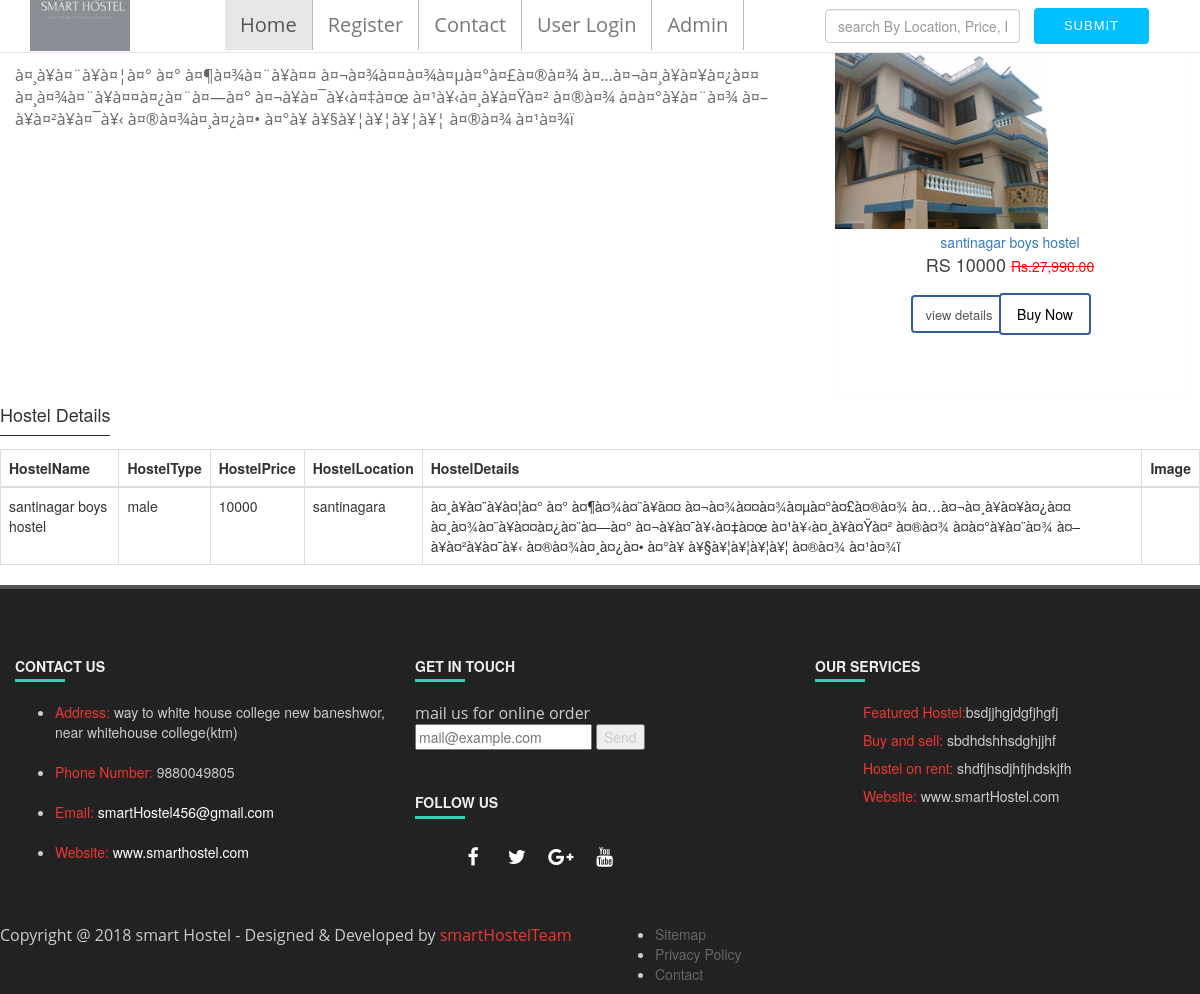
/singleview.php?id=8, run on the app's committed database.
### tables this page shows
CREATE TABLE `hostel_info` (
  `id` int(11) NOT NULL,
  `HostelName` varchar(100) DEFAULT NULL,
  `HostelType` varchar(100) DEFAULT NULL,
  `HostelPrice` varchar(100) DEFAULT NULL,
  `HostelLocation` varchar(122) DEFAULT NULL,
  `HostelDetails` varchar(250) DEFAULT NULL,
  `Location` varchar(100) DEFAULT NULL,
  `NormalPrice` varchar(122) DEFAULT NULL
);

### singleview.php (the view, shortened to what this page needs)
<?php
include("header.php");
include('connection.php');
$id=$_GET['id'];
$qry=mysqli_query($con,"select * from hostel_info where id='$id'");
$row=mysqli_fetch_assoc($qry);
?>
<div class="col-md-8">
<div class="description">
<h4 class="about-us"><span>Feature</span></h4>
 <p> <?=$row['HostelDetails']?></p>
</div>
</div>
<div class="col-md-4">
<div id="divcontent">
<div id="ItemsBody_pnlCategoryBrowse1">
<div id="ItemsBody_pnlBestSellers" style="clear:both; margin-top:5px;">
<?php
echo'
      <div class="col-sm-4">
          <div class="ItemsB inlay-container">
            <div>
              <div class="prod-img-wrap">
                <a href="">
                  <img src="'.$row['Location'].'" class="img-responsive"style="" />
                </a>
              </div>
              <div class="item-body">
                </div>
                <div class="ItemsBrowse_Title">
                  <a href="">'.$row['HostelName'].'</a>
                </div>
                <div class="price-desc">
                RS '.$row['HostelPrice'].'
                  <s style="color:red;">
                  </s>
                  <s style="color:red;">
                    Rs.27,990.00
                  </s>
                </div>
                <button class="button button1"  style="height:38px;"><span>view details</span>
                <div class="more-prod">
                <a href="#">
                  <button class="button"style="vertical-align-middle">
      <span>Buy Now</span></button></a>
                  </div>
                  </div>
                  </div>
                  </div>
                  ';
                ?>
                </div>
                </div>
                </div>
                </div>
                <h4 class="about-us"> <span>Hostel Details</span></h4>
                <table class="table table-bordered">
                <thead>
                <tr>
                <th> HostelName</th>
                <th>HostelType </th>
                <th>HostelPrice</th>
                <th>HostelLocation</th>
                <th>HostelDetails</th>
                <th>Image</th>
                </tr>
                </thead>
                <tbody>
                <?php
                  echo'
                  <tr>
                  <td>'.$row['HostelName'].'</td>
                  <td>'.$row['HostelType'].'</td>
                  <td>'.$row['HostelPrice'].'</td>
                  <td>'.$row['HostelLocation'].'</td>
                  <td>'.$row['HostelDetails'].'</td>
                  <td></td>
                  </tr>
                  ';
                  ?>
                </tbody>
                </table>
                <?php
                include("footer.php");
                ?>

### cssdesign/index.css (style rules this page uses)
body { background-image:url(""); }

### cssdesign/aboutus.css (style rules this page uses)
.about-us span { border-bottom-color: #ee3733; border-bottom:1px solid #00bfff; }
.about-us span { padding-bottom: 8px; border-bottom: 1px solid; font-weight: 400; }
p { color: #666; font-size: 16px; font-family: 'Open Sans', sans-serif; line-height: 22px; margin: 0; }
.about-us { margin-bottom: 16px; padding-bottom: 8px; border-bottom: 1 solid #00bfff; font-weight: 300; }

### header.php (style rules this page uses)
body { background-image:url("image/website logo/smart.png"); }
div.ItemsB:nth-child(odd) { padding-left: 5px; }
.prod-img-wrap a { height: 2000px; }
.prod-img-wrap a img { max-height: 200px; max-width:100%; }
.prod-img-wrap { display: table;width: 100%;text-align: center; }
.prod-img-wrap a { display: table-cell;vertical-align: middle;height: 200px; }
.prod-img-wrap a img { max-height: 200px;max-width: 100%; }
.ItemsB>div { min-height: 370px; max-height: 370px; width:350px; border: 1px solid:#e0e0e0; ; border-radius:2px; padding: 0px; box-shadow: 0px 0px 1px 0px #e2dede; transition: all ease 0.6s; -webkit-transition: all ease 0.6s; -moz-transition: all ease 0.6s; -o-transition: all ease 0.6s; -ms-transition: all ease 0.6s; background: #fff; }
div { margin: 0; }
div { display: block; }
div.ItemsB { float: left; text-align: center; box-sizing: border-box; padding: 10px; margin: 0; border: none!important; }
.prod-img-wrap a img { max-height:200px; max-width:100%; }
.prod-img-wrap a { display: table-cell;vertical-align: middle;height: 207px; }
div.ItemsB>div { transition:all ease 0.6s;-webkit-transition:all ease 0.6s;-moz-transition:all ease 0.6s;-o-transition:all ease 0.6s;-ms-transition:all ease 0.6s; }
.price-desc { font-size:18px;color: #414141;margin-bottom: 10px; }
.price-desc s { font-size: 14px; }
.button { display: inline-block; border-radius: 4px; background-color: white; border: none; color: black; border:2px solid #375E97; text-align: center; font-size: 14px; padding: 9px; width: 92px; transition: all 0s; cursor: pointer; margin: 5px; margin-left: -13px; }
.button span { cursor: pointer; display: inline-block; position: relative; transition: 0.1s; }
.button span:after { position: absolute; opacity: 0; top: 0; right:2px ; transition: 0.1s; }
.button1 { display: inline-block; border-radius: 4px; background-color: ; border: 2 px solid #FA6765; color: #555; text-align: center; font-size: 13px; padding: 9px; width: 96px; transition: all 0.1s; cursor: pointer; }

### data on the page
hostel_info: HostelDetails "à¤¸à¥à¤¨à¥à¤¦à¤° à¤° à¤¶à¤¾à¤¨à¥à¤¤ à¤¬à¤¾à¤¤à¤¾à¤µà¤°à¤£à¤®à¤¾ à¤…à¤¬à¤¸à¥à¤¥à¤¿à¤¤ à¤¸à¤¾à¤¨à¥à¤¤à¤¿à¤¨à¤—à¤° à¤¬à¥à¤¯à¥‹à¤‡à¤œ à¤¹à¥‹à¤¸à¥à¤Ÿà¤² à¤®à¤¾ à¤­à¤°à¥à¤¨à¤¾ à¤–à¥à¤²à¥à¤¯à¥‹ à¤®à¤¾à¤¸à¤¿à¤• à¤°à¥ à¥§à¥¦à¥¦à¥¦à¥¦ à¤®à¤¾ à¤¹à¤¾ï", Location (picture), HostelName "santinagar boys hostel", HostelPrice "10000", HostelType "male", HostelLocation "santinagara"
